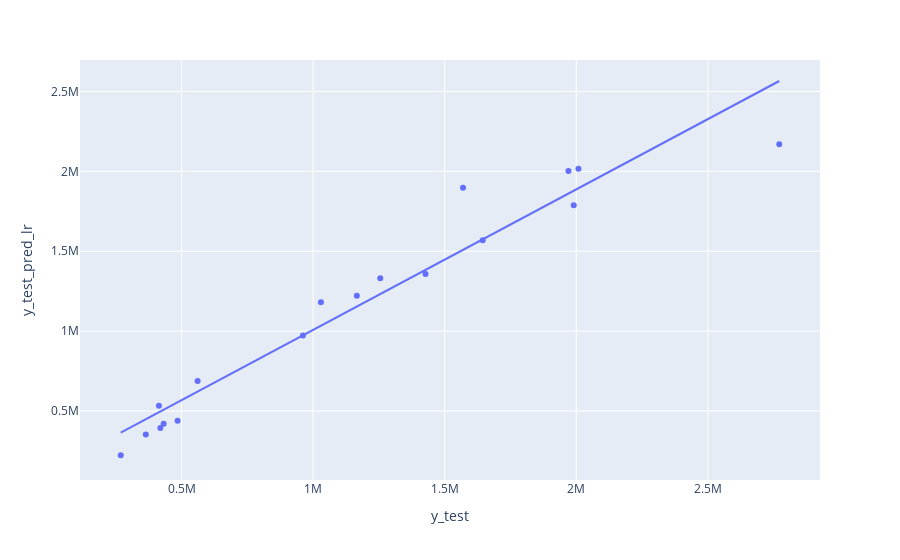

Notebook code cell kept with this figure:
### Code cell
data = {
    'y_test' : Y_test,
    'y_test_pred_lr' : Y_test_pred
}

df_test = pd.DataFrame(data)


fig = px.scatter(df_test, x = 'y_test', y = 'y_test_pred_lr', trendline='ols')

fig.show()

### Figure 1 — Plotly figure (JSON) as saved in the notebook; plotly's stock layout.template omitted (floating-point values rounded to 4 significant figures)
{"data": [{"hovertemplate": "y_test=%{x}<br>y_test_pred_lr=%{y}<extra></extra>", "legendgroup": "", "marker": {"color": "#636efa", "symbol": "circle"}, "mode": "markers", "name": "", "orientation": "v", "showlegend": false, "type": "scatter", "x": [1644000.0, 561100.0, 1570000.0, 1990000.0, 419500.0, 268900.0, 1166000.0, 2771000.0, 1970000.0, 1255000.0, 1030000.0, 961200.0, 485100.0, 364100.0, 414100.0, 1427000.0, 2008000.0, 432000.0], "xaxis": "x", "y": [1569000.0, 687200.0, 1897000.0, 1788000.0, 393200.0, 222600.0, 1221000.0, 2170000.0, 2002000.0, 1331000.0, 1181000.0, 972400.0, 438300.0, 352400.0, 532600.0, 1357000.0, 2016000.0, 419800.0], "yaxis": "y"}, {"hovertemplate": "<b>OLS trendline</b><br>y_test_pred_lr = 0.879401 * y_test + 128514<br>R<sup>2</sup>=0.939251<br><br>y_test=%{x}<br>y_test_pred_lr=%{y} <b>(trend)</b><extra></extra>", "legendgroup": "", "marker": {"color": "#636efa", "symbol": "circle"}, "mode": "lines", "name": "", "showlegend": false, "type": "scatter", "x": [268900.0, 364100.0, 414100.0, 419500.0, 432000.0, 485100.0, 561100.0, 961200.0, 1030000.0, 1166000.0, 1255000.0, 1427000.0, 1570000.0, 1644000.0, 1970000.0, 1990000.0, 2008000.0, 2771000.0], "xaxis": "x", "y": [365000.0, 448700.0, 492700.0, 497400.0, 508400.0, 555100.0, 622000.0, 973800.0, 1034000.0, 1154000.0, 1232000.0, 1383000.0, 1509000.0, 1575000.0, 1861000.0, 1879000.0, 1895000.0, 2566000.0], "yaxis": "y"}], "layout": {"legend": {"tracegroupgap": 0}, "margin": {"t": 60}, "xaxis": {"anchor": "y", "domain": [0, 1], "title": {"text": "y_test"}}, "yaxis": {"anchor": "x", "domain": [0, 1], "title": {"text": "y_test_pred_lr"}}}}
